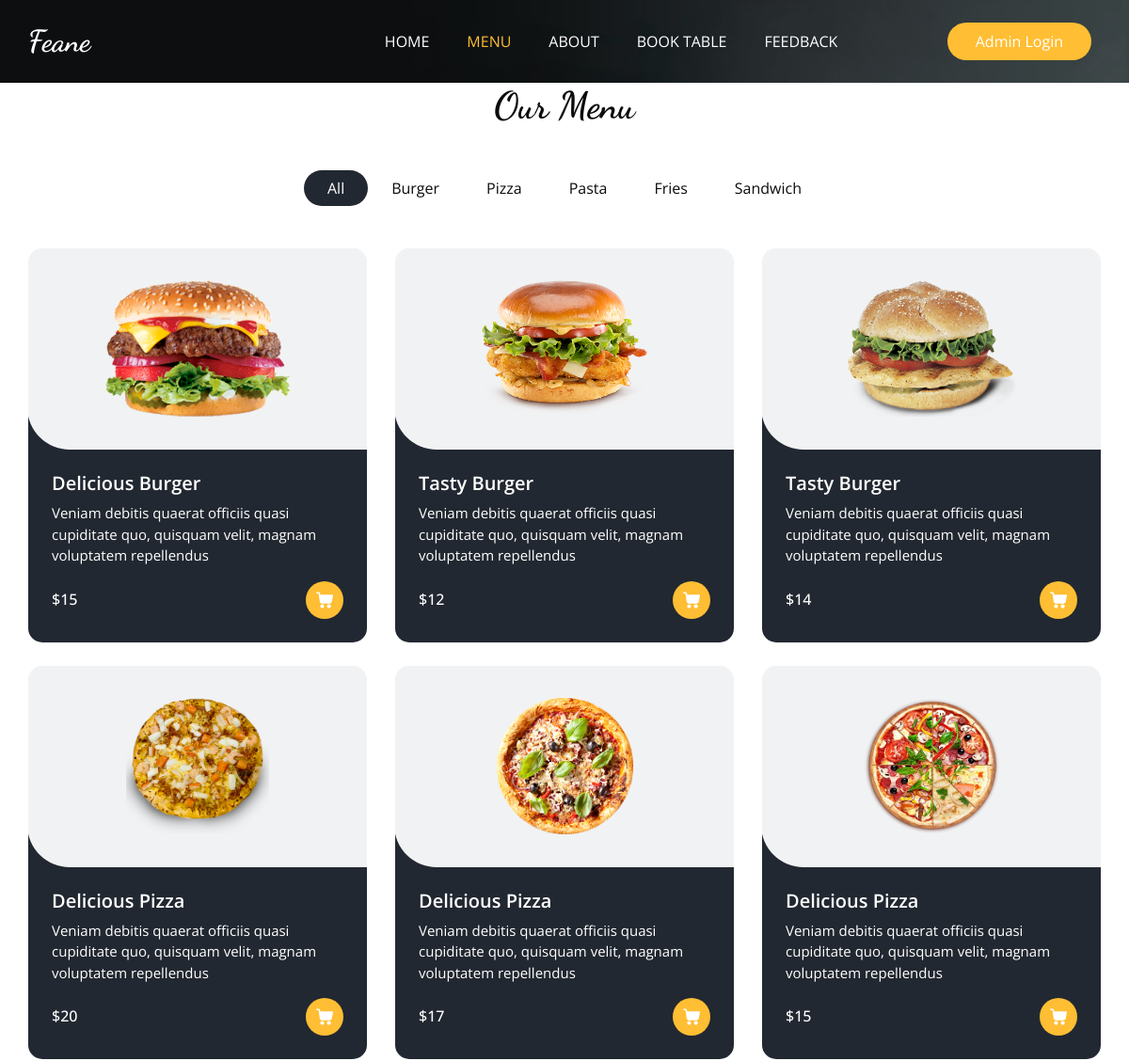
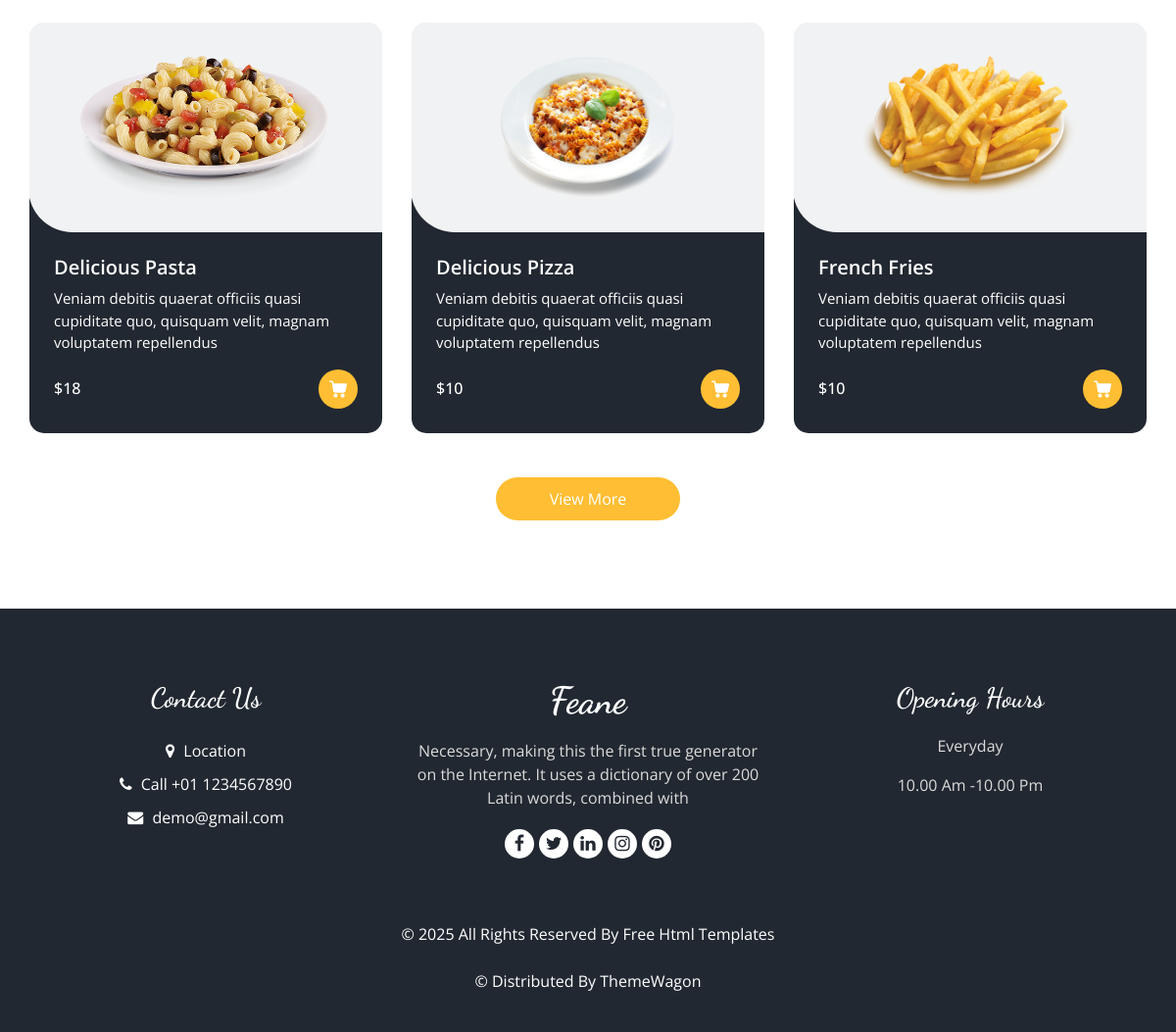
The app's page /menu/ with its own data (2 pictures, top to bottom).
### Base_App/models.py (models this page shows, shortened)
class ItemList(models.Model):
    category_name = models.CharField(max_length=50)
    def __str__(self):
        return self.category_name

class Items(models.Model):
    Item_name = models.CharField(max_length=50)
    description = models.CharField(max_length=100)
    price = models.IntegerField()
    Category = models.ForeignKey(ItemList,related_name='name', on_delete=models.CASCADE)
    Image = models.ImageField(upload_to='Items/')

### Base_App/views.py (the view)
# urls.py: path('menu/', menuView,name='Menu'),
def menuView(request):
    items = Items.objects.all()
    list = ItemList.objects.all()
    return render(request, 'menu.html',{'items':items,'list':list})

### templates/menu.html (shortened to what this page needs)
{% extends "base.html" %}
{% block class %}class="sub_page"{% endblock class %}
{% block menu_status %}active{% endblock menu_status %}
{% load static %}
{% block main %}
  <section class="food_section layout_padding-bottom">
    <div class="container">
      <div class="heading_container heading_center">
        <h2>
          Our Menu
        </h2>
      </div>
      <ul class="filters_menu">
        <li class="active" data-filter="*">All</li>
        {% for i in list %}
        <li data-filter=".{{i.category_name}}">{{i.category_name}}</li>
        {% endfor %}
      </ul>
      <div class="filters-content">
        <div class="row grid">
          {% for j in items %}
          <div class="col-sm-6 col-lg-4 all {{j.Category}}">
            <div class="box">
              <div>
                <div class="img-box">
                  <img src="/media/{{j.Image }} " alt="{{j.Image}}">
                </div>
                <div class="detail-box">
                  <h5>
                    {{j.Item_name}}
                  </h5>
                  <p>
                    {{j.description}}
                  </p>
                  <div class="options">
                    <h6>
                      ${{j.price}}
                    </h6>
                    <a href="">
                    </a>
                  </div>
                </div>
              </div>
            </div>
          </div>
          {% endfor %}
        </div>
      </div>
      <div class="btn-box">
        <a href="">
          View More
        </a>
      </div>
    </div>
  </section>
{% endblock main %}

### static/css/style.css (style rules this page uses)
body { font-family: "Open Sans", sans-serif; color: #0c0c0c; background-color: #ffffff; overflow-x: hidden; }
.layout_padding-bottom { padding-bottom: 90px; }
h1, h2 { font-family: 'Dancing Script', cursive; }
.heading_container { display: -webkit-box; display: -ms-flexbox; display: flex; -webkit-box-orient: vertical; -webkit-box-direction: normal; -ms-flex-direction: column; flex-direction: column; -webkit-box-align: start; -ms-flex-align: start; align-items: flex-start; }
.heading_container h2 { position: relative; margin-bottom: 0; font-size: 2.5rem; font-weight: bold; }
.heading_container.heading_center { -webkit-box-align: center; -ms-flex-align: center; align-items: center; text-align: center; }
a, a:hover, a:focus { text-decoration: none; }
.food_section .filters_menu { padding: 0; display: -webkit-box; display: -ms-flexbox; display: flex; -ms-flex-wrap: wrap; flex-wrap: wrap; -webkit-box-pack: center; -ms-flex-pack: center; justify-content: center; list-style-type: none; margin: 45px 0 20px 0; }
.food_section .filters_menu li { padding: 7px 25px; cursor: pointer; border-radius: 25px; }
.food_section .filters_menu li.active { background-color: #222831; color: #ffffff; }
.food_section .box { position: relative; margin-top: 25px; background-color: #ffffff; border-radius: 10px; color: #ffffff; border-radius: 15px; overflow: hidden; background: linear-gradient(to bottom, #f1f2f3 25px, #222831 25px); }
.food_section .box .img-box { background: #f1f2f3; display: -webkit-box; display: -ms-flexbox; display: flex; -webkit-box-pack: center; -ms-flex-pack: center; justify-content: center; -webkit-box-align: center; -ms-flex-align: center; align-items: center; height: 215px; border-radius: 0 0 0 45px; margin: -1px; padding: 25px; }
.food_section .box .img-box img { max-width: 100%; max-height: 145px; -webkit-transition: all .2s; transition: all .2s; }
.food_section .box .detail-box { padding: 25px; }
.food_section .box .detail-box h5 { font-weight: 600; }
.food_section .box .detail-box p { font-size: 15px; }
.food_section .box .detail-box h6 { margin-top: 10px; }
.food_section .box .options { display: -webkit-box; display: -ms-flexbox; display: flex; -webkit-box-pack: justify; -ms-flex-pack: justify; justify-content: space-between; }
.food_section .box .options a { width: 40px; height: 40px; border-radius: 100%; background: #ffbe33; display: -webkit-box; display: -ms-flexbox; display: flex; -webkit-box-pack: center; -ms-flex-pack: center; justify-content: center; -webkit-box-align: center; -ms-flex-align: center; align-items: center; }
.food_section .box .options a svg { width: 18px; height: auto; fill: #ffffff; }
.food_section .btn-box { display: -webkit-box; display: -ms-flexbox; display: flex; -webkit-box-pack: center; -ms-flex-pack: center; justify-content: center; margin-top: 45px; }
.food_section .btn-box a { display: inline-block; padding: 10px 55px; background-color: #ffbe33; color: #ffffff; border-radius: 45px; -webkit-transition: all 0.3s; transition: all 0.3s; border: none; }

### static/css/responsive.css (style rules this page uses)
@media (min-width: 1200px) { .container { max-width: 1170px; } }

### records on screen
ItemList: category_name "Burger"
ItemList: category_name "Pizza"
ItemList: category_name "Pasta"
ItemList: category_name "Fries"
ItemList: category_name "Sandwich"
Items: Image (picture), Item_name "Delicious Burger", description "Veniam debitis quaerat officiis quasi cupiditate quo, quisquam velit, magnam voluptatem repellendus", price "15"
Items: Image (picture), Item_name "Tasty Burger", description "Veniam debitis quaerat officiis quasi cupiditate quo, quisquam velit, magnam voluptatem repellendus", price "12"
Items: Image (picture), Item_name "Tasty Burger", description "Veniam debitis quaerat officiis quasi cupiditate quo, quisquam velit, magnam voluptatem repellendus", price "14"
Items: Image (picture), Item_name "Delicious Pizza", description "Veniam debitis quaerat officiis quasi cupiditate quo, quisquam velit, magnam voluptatem repellendus", price "20"
Items: Image (picture), Item_name "Delicious Pizza", description "Veniam debitis quaerat officiis quasi cupiditate quo, quisquam velit, magnam voluptatem repellendus", price "17"
Items: Image (picture), Item_name "Delicious Pizza", description "Veniam debitis quaerat officiis quasi cupiditate quo, quisquam velit, magnam voluptatem repellendus", price "15"
Items: Image (picture), Item_name "Delicious Pasta", description "Veniam debitis quaerat officiis quasi cupiditate quo, quisquam velit, magnam voluptatem repellendus", price "18"
Items: Image (picture), Item_name "Delicious Pizza", description "Veniam debitis quaerat officiis quasi cupiditate quo, quisquam velit, magnam voluptatem repellendus", price "10"
Items: Image (picture), Item_name "French Fries", description "Veniam debitis quaerat officiis quasi cupiditate quo, quisquam velit, magnam voluptatem repellendus", price "10"
